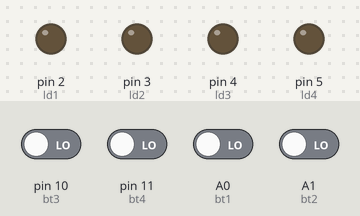
Bench run of a sketch on a simulated Arduino Uno, built with avr-gcc and run on an emulated ATmega328P. On the bench: output pins drawn as LEDs (lit = HIGH). The test bench sets the inputs (shaded band); at power-on: A0 (bt1), A1 (bt2), pin 10 (bt3), pin 11 (bt4) LOW.

Above: at 1.2 s.
1.3 s: pin 10 (bt3) driven HIGH
At 2.0 s:
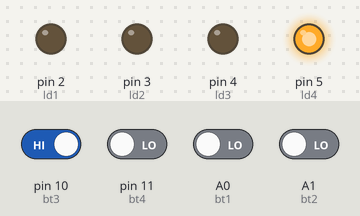
2.8 s: pin 11 (bt4) driven HIGH
At 3.2 s:
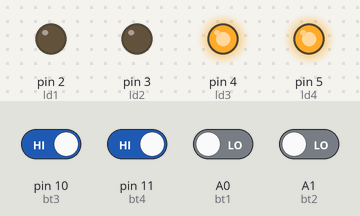
4.3 s: A0 (bt1) driven HIGH
At 5.5 s:
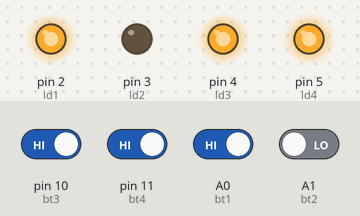
5.8 s: A1 (bt2) driven HIGH
At 6.7 s:
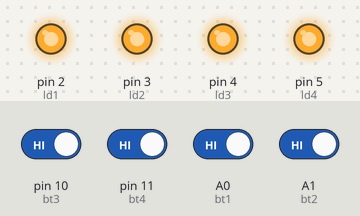
7.3 s: pin 10 (bt3) driven LOW
At 7.9 s:
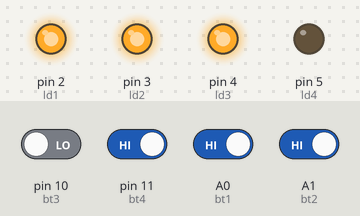
8.8 s: pin 11 (bt4) driven LOW
At 9.1 s:
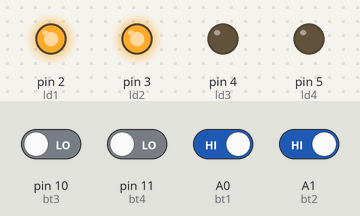
Timing chart, 0 to 11.3 s (numbered marks = the images above; inputs shaded):
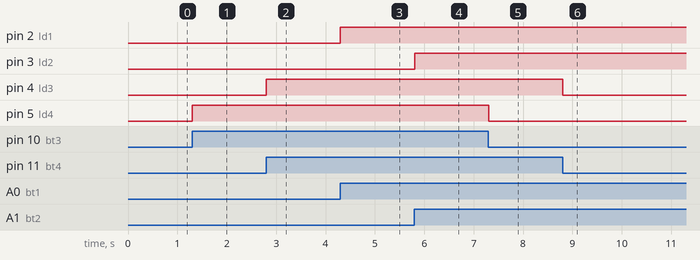

Measured:
- after the input at 1.3 s, pin 5 (ld4): LOW → HIGH at once
- after the input at 2.8 s, pin 4 (ld3): LOW → HIGH at once
- after the input at 4.3 s, pin 2 (ld1): LOW → HIGH at once
- after the input at 5.8 s, pin 3 (ld2): LOW → HIGH at once
- after the input at 7.3 s, pin 5 (ld4): HIGH → LOW at once
- after the input at 8.8 s, pin 4 (ld3): HIGH → LOW at once

The sketch:

Button.ino
```cpp
#define bt1 A0
#define bt2 A1
#define bt3 10
#define bt4 11
#define ld1 2
#define ld2 3
#define ld3 4
#define ld4 5

void setup()
{
 pinMode(bt1,INPUT);
 pinMode(bt2,INPUT);
 pinMode(bt3,INPUT);
 pinMode(bt4,INPUT);

 pinMode(ld1,OUTPUT);
 pinMode(ld2,OUTPUT);
 pinMode(ld3,OUTPUT);
 pinMode(ld4,OUTPUT);
}

void loop()
{
 digitalWrite(ld1,digitalRead(bt1));
 digitalWrite(ld2,digitalRead(bt2));
 digitalWrite(ld3,digitalRead(bt4));
 digitalWrite(ld4,digitalRead(bt3));
 delay(50);
}
```
